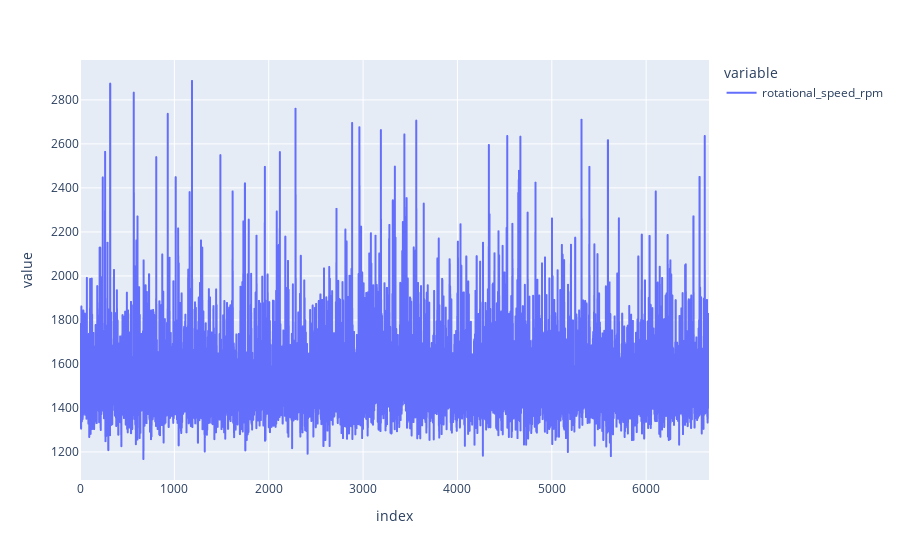

This figure's notebook cell:
### Code cell
px.line(df_numericas['rotational_speed_rpm'])

### Figure 1 — Plotly figure (JSON) as saved in the notebook; plotly's stock layout.template omitted (floating-point values rounded to 4 significant figures; data arrays with more than 128 entries replaced by an {"elided": "..."} marker saying what was removed)
{"data": [{"hovertemplate": "variable=rotational_speed_rpm<br>index=%{x}<br>value=%{y}<extra></extra>", "legendgroup": "rotational_speed_rpm", "line": {"color": "#636efa", "dash": "solid"}, "marker": {"symbol": "circle"}, "mode": "lines", "name": "rotational_speed_rpm", "showlegend": true, "type": "scattergl", "x": {"elided": "6667 int values"}, "xaxis": "x", "y": {"elided": "6667 int values"}, "yaxis": "y"}], "layout": {"legend": {"title": {"text": "variable"}, "tracegroupgap": 0}, "margin": {"t": 60}, "xaxis": {"anchor": "y", "domain": [0, 1], "title": {"text": "index"}}, "yaxis": {"anchor": "x", "domain": [0, 1], "title": {"text": "value"}}}}
